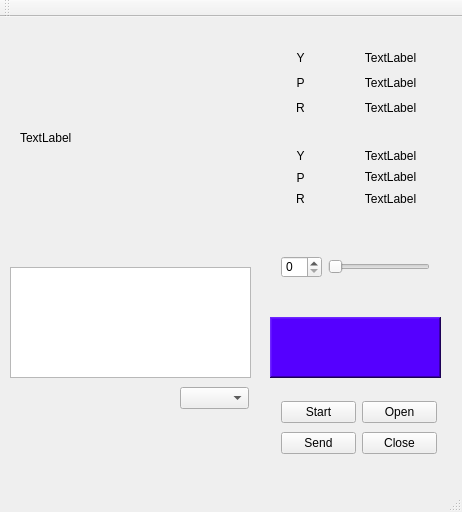
<?xml version="1.0" encoding="UTF-8"?>
<ui version="4.0">
 <class>MainWindow</class>
 <widget class="QMainWindow" name="MainWindow">
  <property name="geometry">
   <rect>
    <x>0</x>
    <y>0</y>
    <width>462</width>
    <height>512</height>
   </rect>
  </property>
  <property name="windowTitle">
   <string>TreeBot</string>
  </property>
  <property name="styleSheet">
   <string notr="true">QMainWindow
{
	
	alternate-background-color: qradialgradient(spread:repeat, cx:0.5, cy:0.5, radius:1.011, fx:0.5, fy:0.5, stop:0 rgba(250, 250, 250, 230), stop:0.98 rgba(0, 0, 0, 255), stop:1 rgba(0, 0, 0, 0));
}</string>
  </property>
  <widget class="QWidget" name="centralWidget">
   <widget class="QTextEdit" name="textEdit">
    <property name="geometry">
     <rect>
      <x>10</x>
      <y>250</y>
      <width>241</width>
      <height>111</height>
     </rect>
    </property>
   </widget>
   <widget class="QComboBox" name="comboBox">
    <property name="geometry">
     <rect>
      <x>180</x>
      <y>370</y>
      <width>69</width>
      <height>22</height>
     </rect>
    </property>
   </widget>
   <widget class="QWidget" name="horizontalLayoutWidget_2">
    <property name="geometry">
     <rect>
      <x>270</x>
      <y>210</y>
      <width>171</width>
      <height>80</height>
     </rect>
    </property>
    <layout class="QHBoxLayout" name="horizontalLayoutVelocity">
     <item>
      <widget class="QSpinBox" name="spinBoxVelocity"/>
     </item>
     <item>
      <widget class="SliderVelocity" name="horizontalSliderVelocity">
       <property name="orientation">
        <enum>Qt::Horizontal</enum>
       </property>
      </widget>
     </item>
    </layout>
   </widget>
   <widget class="QLabel" name="labelDirectionStatus">
    <property name="geometry">
     <rect>
      <x>270</x>
      <y>300</y>
      <width>171</width>
      <height>61</height>
     </rect>
    </property>
    <property name="font">
     <font>
      <family>Arial Black</family>
      <pointsize>14</pointsize>
      <weight>75</weight>
      <bold>true</bold>
     </font>
    </property>
    <property name="autoFillBackground">
     <bool>false</bool>
    </property>
    <property name="styleSheet">
     <string notr="true">QLabel
{
	background-color: rgb(85, 0, 255);
}</string>
    </property>
    <property name="frameShape">
     <enum>QFrame::WinPanel</enum>
    </property>
    <property name="frameShadow">
     <enum>QFrame::Raised</enum>
    </property>
    <property name="lineWidth">
     <number>1</number>
    </property>
    <property name="midLineWidth">
     <number>1</number>
    </property>
    <property name="text">
     <string/>
    </property>
    <property name="alignment">
     <set>Qt::AlignCenter</set>
    </property>
    <property name="wordWrap">
     <bool>false</bool>
    </property>
   </widget>
   <widget class="QWidget" name="gridLayoutWidget">
    <property name="geometry">
     <rect>
      <x>340</x>
      <y>20</y>
      <width>101</width>
      <height>91</height>
     </rect>
    </property>
    <layout class="QGridLayout" name="gridLayout">
     <item row="2" column="0">
      <widget class="QLabel" name="labelPitchValueFromCV">
       <property name="text">
        <string>TextLabel</string>
       </property>
       <property name="alignment">
        <set>Qt::AlignCenter</set>
       </property>
      </widget>
     </item>
     <item row="0" column="0">
      <widget class="QLabel" name="labelYawValueFromCV">
       <property name="text">
        <string>TextLabel</string>
       </property>
       <property name="alignment">
        <set>Qt::AlignCenter</set>
       </property>
      </widget>
     </item>
     <item row="1" column="0">
      <widget class="QLabel" name="labelRollValueFromCV">
       <property name="text">
        <string>TextLabel</string>
       </property>
       <property name="alignment">
        <set>Qt::AlignCenter</set>
       </property>
      </widget>
     </item>
    </layout>
   </widget>
   <widget class="QWidget" name="gridLayoutWidget_2">
    <property name="geometry">
     <rect>
      <x>270</x>
      <y>20</y>
      <width>61</width>
      <height>91</height>
     </rect>
    </property>
    <layout class="QGridLayout" name="gridLayout_2">
     <item row="1" column="0">
      <widget class="QLabel" name="labelPitchField">
       <property name="text">
        <string>P</string>
       </property>
       <property name="alignment">
        <set>Qt::AlignCenter</set>
       </property>
      </widget>
     </item>
     <item row="2" column="0">
      <widget class="QLabel" name="labelRollField">
       <property name="text">
        <string>R</string>
       </property>
       <property name="alignment">
        <set>Qt::AlignCenter</set>
       </property>
      </widget>
     </item>
     <item row="0" column="0">
      <widget class="QLabel" name="labelYawField">
       <property name="text">
        <string>Y</string>
       </property>
       <property name="alignment">
        <set>Qt::AlignCenter</set>
       </property>
      </widget>
     </item>
    </layout>
   </widget>
   <widget class="QWidget" name="gridLayoutWidget_3">
    <property name="geometry">
     <rect>
      <x>340</x>
      <y>120</y>
      <width>101</width>
      <height>80</height>
     </rect>
    </property>
    <layout class="QGridLayout" name="gridLayout_3">
     <item row="0" column="0">
      <widget class="QLabel" name="labelYawValueFromSP">
       <property name="text">
        <string>TextLabel</string>
       </property>
       <property name="alignment">
        <set>Qt::AlignCenter</set>
       </property>
      </widget>
     </item>
     <item row="2" column="0">
      <widget class="QLabel" name="labelPitchValueFromSP">
       <property name="text">
        <string>TextLabel</string>
       </property>
       <property name="alignment">
        <set>Qt::AlignCenter</set>
       </property>
      </widget>
     </item>
     <item row="1" column="0">
      <widget class="QLabel" name="labelRollValueFromSP">
       <property name="text">
        <string>TextLabel</string>
       </property>
       <property name="alignment">
        <set>Qt::AlignCenter</set>
       </property>
      </widget>
     </item>
    </layout>
   </widget>
   <widget class="QWidget" name="gridLayoutWidget_4">
    <property name="geometry">
     <rect>
      <x>270</x>
      <y>120</y>
      <width>61</width>
      <height>81</height>
     </rect>
    </property>
    <layout class="QGridLayout" name="gridLayout_4">
     <item row="1" column="0">
      <widget class="QLabel" name="labelPitchField_3">
       <property name="text">
        <string>P</string>
       </property>
       <property name="alignment">
        <set>Qt::AlignCenter</set>
       </property>
      </widget>
     </item>
     <item row="2" column="0">
      <widget class="QLabel" name="labelRollField_3">
       <property name="text">
        <string>R</string>
       </property>
       <property name="alignment">
        <set>Qt::AlignCenter</set>
       </property>
      </widget>
     </item>
     <item row="0" column="0">
      <widget class="QLabel" name="labelYawField_3">
       <property name="text">
        <string>Y</string>
       </property>
       <property name="alignment">
        <set>Qt::AlignCenter</set>
       </property>
      </widget>
     </item>
    </layout>
   </widget>
   <widget class="QWidget" name="gridLayoutWidget_5">
    <property name="geometry">
     <rect>
      <x>270</x>
      <y>370</y>
      <width>178</width>
      <height>83</height>
     </rect>
    </property>
    <layout class="QGridLayout" name="gridLayout_5">
     <item row="1" column="0">
      <widget class="QPushButton" name="pushButtonStart">
       <property name="text">
        <string>Start</string>
       </property>
      </widget>
     </item>
     <item row="1" column="1">
      <widget class="QPushButton" name="pushButtonOpenPort">
       <property name="text">
        <string>Open</string>
       </property>
      </widget>
     </item>
     <item row="2" column="1">
      <widget class="QPushButton" name="pushButtonClosePort">
       <property name="text">
        <string>Close</string>
       </property>
      </widget>
     </item>
     <item row="2" column="0">
      <widget class="QPushButton" name="pushButtonSend">
       <property name="text">
        <string>Send</string>
       </property>
      </widget>
     </item>
    </layout>
   </widget>
   <widget class="QLabel" name="labelImage">
    <property name="geometry">
     <rect>
      <x>20</x>
      <y>10</y>
      <width>231</width>
      <height>221</height>
     </rect>
    </property>
    <property name="text">
     <string>TextLabel</string>
    </property>
   </widget>
  </widget>
  <widget class="QMenuBar" name="menuBar">
   <property name="geometry">
    <rect>
     <x>0</x>
     <y>0</y>
     <width>462</width>
     <height>25</height>
    </rect>
   </property>
  </widget>
  <widget class="QToolBar" name="mainToolBar">
   <attribute name="toolBarArea">
    <enum>TopToolBarArea</enum>
   </attribute>
   <attribute name="toolBarBreak">
    <bool>false</bool>
   </attribute>
  </widget>
  <widget class="QStatusBar" name="statusBar"/>
 </widget>
 <layoutdefault spacing="6" margin="11"/>
 <customwidgets>
  <customwidget>
   <class>SliderVelocity</class>
   <extends>QSlider</extends>
   <header>slidervelocity.h</header>
  </customwidget>
 </customwidgets>
 <resources/>
 <connections/>
</ui>
